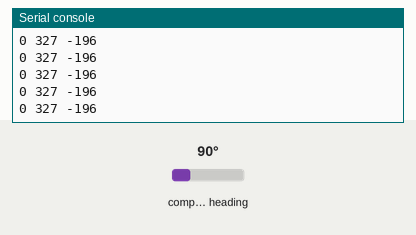
Simulated run of this program. Board: Raspberry Pi Pico running MicroPython. Parts: the last lines printed to the serial console. The test bench sets the inputs (shaded band); at power-on: compass heading 90°.

Above: at 1.3 s.
1.4 s: compass heading set to 7°
At 1.41 s:
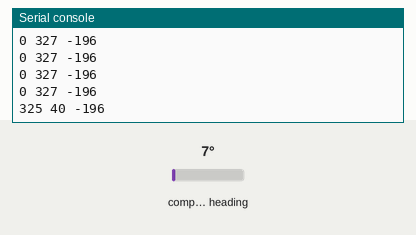
2.9 s: compass heading set to 180°
At 2.92 s:
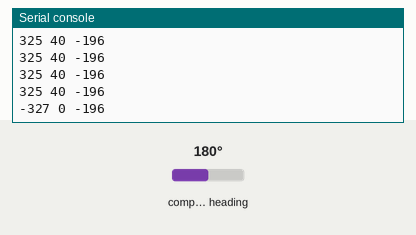
Timing chart, 0 to 5.9 s (numbered marks = the images above; inputs shaded):
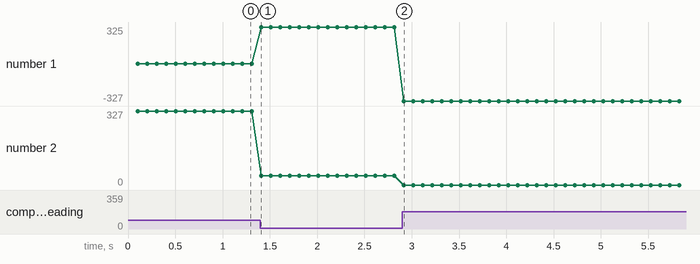

Measured:
- after the input at 1.4 s, the serial console: prints a new line at once (image 1)
- after the input at 2.9 s, the serial console: prints a new line at once (image 2)
- plotted number 1: 0 → 325 after the input at 1.4 s, 325 → -327 after the input at 2.9 s
- plotted number 2: 327 → 40 after the input at 1.4 s

The program:

02-test-compass.py
```python
import machine
import struct
import time

# HMC5883L wiring:
#   VCC  -> Pico 3.3V OUT (pin 36)
#   GND  -> Pico GND (pin 13)
#   SDA  -> GPIO10 (I2C1 SDA)
#   SCL  -> GPIO11 (I2C1 SCL)
#
# Load this file onto the Pico with Thonny and run it (F5). Open
# View > Plotter in Thonny to see the X/Y/Z readings graphed live as
# three separate lines.
I2C_SDA_PIN = 10
I2C_SCL_PIN = 11
I2C_BUS = 1
HMC5883L_ADDRESS = 0x1E

CONFIG_A = 0x00
CONFIG_B = 0x01
MODE = 0x02
DATA_START = 0x03

sda = machine.Pin(I2C_SDA_PIN, machine.Pin.IN, machine.Pin.PULL_UP)
scl = machine.Pin(I2C_SCL_PIN, machine.Pin.IN, machine.Pin.PULL_UP)
i2c = machine.I2C(I2C_BUS, sda=sda, scl=scl, freq=400000)

# 8-sample average, 15 Hz output rate, normal measurement
i2c.writeto_mem(HMC5883L_ADDRESS, CONFIG_A, bytes([0x70]))
# Gain = 5 (default), +/-1.3 Ga range, 1090 LSB/Gauss
i2c.writeto_mem(HMC5883L_ADDRESS, CONFIG_B, bytes([0x20]))
# Continuous-measurement mode
i2c.writeto_mem(HMC5883L_ADDRESS, MODE, bytes([0x00]))
time.sleep_ms(100)

# Data registers are ordered X, Z, Y (not X, Y, Z)
def read_xyz():
    data = i2c.readfrom_mem(HMC5883L_ADDRESS, DATA_START, 6)
    x, z, y = struct.unpack(">hhh", data)
    return x, y, z

try:
    while True:
        x, y, z = read_xyz()
        print(x, y, z)
        time.sleep_ms(100)
except KeyboardInterrupt:
    print("Got ctrl-c, stopping")
```
